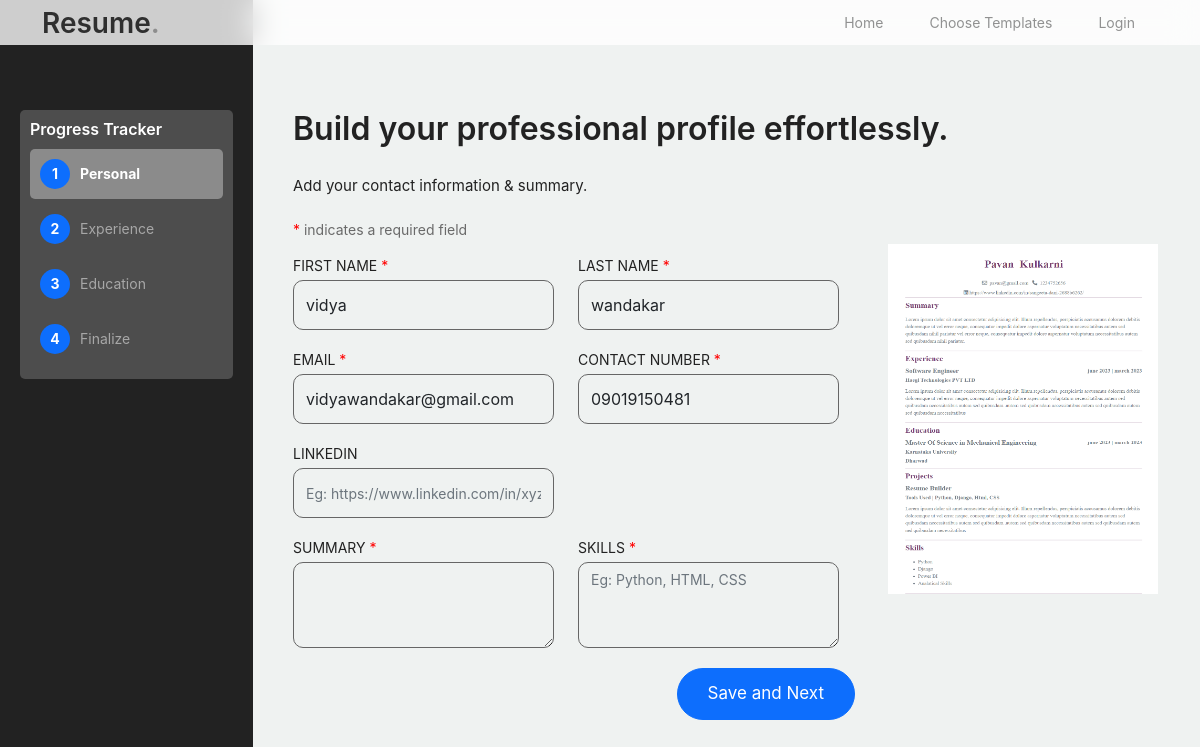
/extracted_personal_info/2 (signed in), run on the app's committed database.
### resume_builder/models.py (models this page shows)
class NewUser(AbstractUser):
    contact_no = models.CharField(max_length=100, default='9999999999')

class TemplatesInfo(models.Model):
    template_image = models.ImageField(upload_to='uploaded_images/',default="profile")
    view_name = models.CharField(max_length=300,default='none')
    id_name=models.CharField(max_length=300,default='none')

### resume_builder/views.py (the view, shortened to what this page needs)
# urls.py: path('extracted_personal_info/<int:id>',views.extracted_personal_info,name="extracted_personal_info"),
def extracted_personal_info(request, id):
    temp_image = TemplatesInfo.objects.get(id=id)
    print(temp_image.template_image)
    t_image = temp_image.template_image
    user_id=request.user.id
    details=NewUser.objects.filter(id=user_id).first()
    ex_details=Extracted_ResumeDetails.objects.filter(user_id_id=user_id).order_by('-id').first()
    context = {
        't_image':t_image,'details':details,'ex_details':ex_details
    }
    return render(request,'extracted_personal_info.html',context)

### resume_builder/templates/extracted_personal_info.html (shortened to what this page needs)
<!doctype html>
<html lang="en">
<head>
		<link href="/static/home_assets/css/bootstrap.min.css" rel="stylesheet">
		<link href="https://cdnjs.cloudflare.com/ajax/libs/font-awesome/6.0.0-beta3/css/all.min.css" rel="stylesheet">
		<link href="/static/home_assets/css/tiny-slider.css" rel="stylesheet">
		<link href="/static/home_assets/css/style.css" rel="stylesheet">
	</head>
	<body>
		<nav class="custom-navbar navbar navbar-expand-md navbar-dark bg-dark fixed-top" aria-label="Furni navigation bar">
			<div class="container">
				<a class="navbar-brand" href="index.html">Resume<span>.</span></a>
				<div class="collapse navbar-collapse" id="navbarsFurni">
					<ul class="custom-navbar-nav navbar-nav ms-auto mb-2 mb-md-0">
						<li class="nav-item">
							<a class="nav-link" href="index.html">Home</a>
						</li>
						<li><a class="nav-link" href="shop.html">Choose Templates</a></li>
						<li><a class="nav-link" href="about.html">Login</a></li>
					</ul>
				</div>
			</div>
		</nav>
<div class="hero1">
		<div class="container1">
			<div class="sidebar" id="sidebar">
				<div class="tracking-system">
					<h3>Progress Tracker</h3>
					<ul class="tracking-steps">
						<li class="step active">
							<div class="step-number">1</div>
							Personal
						</li>
						<li class="step">
							<div class="step-number">2</div>
							Experience
						</li>
						<li class="step">
							<div class="step-number">3</div>
							Education
						</li>
						<li class="step">
							<div class="step-number">4</div>
							Finalize
						</li>
					</ul>
				</div>
			</div>
            <div class="main-content" id="main-content">
                <div style="margin-top: 70px;">
                    <h2 class="mb-4 section-title1" style="color: #222222;">Build your professional profile effortlessly.</h2>
                    <p style="font-size: 15px;color: #222222;">Add your contact information & summary.</p>
                    <span><span style="color: red;">*</span> indicates a required field</span>
                </div>
                <div class="row g-6">
                    <div class="col-lg-8">
                        <form method="post" class="row g-6" style="background-color: transparent;">
                            <div class="row g-6">
                                <div class="col-lg-6">
                                    <label style="color: #222222;">FIRST NAME <span style="color: red;">*</span></label>
                                    <input type="text" required name="first_name" class="form-control" placeholder="Eg: Vikas" value="{{details.username}}" style="background-color: transparent; border: 1px solid #666;">
                                </div>
                                <div class="col-lg-6">
                                    <label style="color: #222222;">LAST NAME <span style="color: red;">*</span></label>
                                    <input type="text" value="{{details.last_name}}" required name="last_name" class="form-control" placeholder="Eg: Kulkarni" style="background-color: transparent; border: 1px solid #666;">
                                </div>
                            </div>
                            <div class="row g-6">
                                <div class="col-lg-6">
                                    <label style="color: #222222;">EMAIL <span style="color: red;">*</span></label>
                                    <input type="email" required name="email" value="{{details.email}}" class="form-control" placeholder="Eg: xyz@gmail.com" style="background-color: transparent; border: 1px solid #666;">
                                </div>
                                <div class="col-lg-6">
                                    <label style="color: #222222;">CONTACT NUMBER <span style="color: red;">*</span></label>
                                    <input type="text" value="{{details.contact_no}}" required name="contact_no" class="form-control" placeholder="Eg: 1234567898" style="background-color: transparent; border: 1px solid #666;">
                                </div>
                            </div>
                            <div class="row g-6">
                                <div class="col-lg-6">
                                    <label style="color: #222222;">LINKEDIN</label>
                                    <input type="text" class="form-control" name="linkedin" placeholder="Eg: https://www.linkedin.com/in/xyz-4a78b6465" style="background-color: transparent; border: 1px solid #666;">
                                </div>
                            </div>
                            <div class="row g-6">
                                <div class="col-lg-6">
                                    <label style="color: #222222;">SUMMARY <span style="color: red;">*</span></label>
                                    <textarea class="form-control"  name="summary" required rows="3" style="background-color: transparent; border: 1px solid #666;">{{ex_details.summary}}</textarea>
                                </div>
                                <div class="col-lg-6">
                                    <label style="color: #222222;">SKILLS <span style="color: red;">*</span></label>
                                    <textarea class="form-control" name="skills" required rows="3" placeholder="Eg: Python, HTML, CSS" style="background-color: transparent; border: 1px solid #666;">{{ex_details.skills}}</textarea>
                                </div>
                            </div>
                            <div class="button-container" style="text-align: right; margin-top: 20px;">
                                <button type="submit" class="btn btn-primary me-2">Save and Next</button>
                            </div>
                        </form>
                    </div>
                    <div class="col-lg-4">
                        <div class="image-container" style="text-align: center;">
                            <img src="/{{t_image}}" alt="Your Image" height="350px" width="270px">
                        </div>
                    </div>
                </div>
            </div>
		</div>
		</div>
	</body>
</html>

### static/home_assets/css/style.css (style rules this page uses)
* { font-family: "SF Pro Text", "Myriad Set Pro", "SF Pro Icons", "Apple Legacy Chevron", "Helvetica Neue", "Helvetica", "Arial", sans-serif !important; }
body { overflow-x: hidden; position: relative; }
body { font-family: "Inter", sans-serif; font-weight: 400; line-height: 28px; color: #6a6a6a; font-size: 14px; background-color: #eff2f1; }
a { text-decoration: none; -webkit-transition: .3s all ease; -o-transition: .3s all ease; transition: .3s all ease; color: #2f2f2f; text-decoration: underline; }
.custom-navbar { background: #3b5d50 !important; padding-top: 20px; padding-bottom: 20px; }
.custom-navbar .navbar-brand { font-size: 28px; color: #2f2f2f; font-weight: 600; }
.custom-navbar .navbar-brand>span { opacity: .4; color: #2f2f2f; }
@media (min-width: 992px) { .custom-navbar .custom-navbar-nav li { margin-left: 15px; margin-right: 15px; } }
.custom-navbar .custom-navbar-nav li a { font-weight: 500; color: #ffffff !important; opacity: .5; -webkit-transition: .3s all ease; -o-transition: .3s all ease; transition: .3s all ease; position: relative; }
@media (min-width: 768px) { .custom-navbar .custom-navbar-nav li a:before { content: ""; position: absolute; bottom: 0; left: 8px; right: 8px; background: #f9bf29; height: 5px; opacity: 1; visibility: visible; width: 0; -webkit-transition: .15s all ease-out; -o-transition: .15s all ease-out; transition: .15s all ease-out; } }
.btn { font-weight: 400; font-size: 17px; padding: 12px 30px; border-radius: 30px; color: #ffffff; background: #2f2f2f; border-color: #2f2f2f; }
.btn.btn-primary { background: #3b5d50; border-color: #3b5d50; }
.btn.btn-primary { background-color: #0d6efd; border-color: #0d6efd }
.section-title1 { color: #e1e1e1; }
.form-control { height: 50px; border-radius: 10px; font-family: "Inter", sans-serif; }
textarea { height: auto !important; }

### resume_builder/templates/extracted_personal_info.html (style rules this page uses)
.custom-navbar { height: 45px; background-color: rgba(255, 255, 255, 0.779) !important; backdrop-filter: blur(15px); position: fixed; top: 0; width: 100%; z-index: 1000; }
.custom-navbar .navbar-nav .nav-link { line-height: 50px; }
.custom-navbar .navbar-brand, .custom-navbar .navbar-toggler { line-height: 50px; }
.container1 { display: flex; height: 100vh; }
.sidebar { min-width: 253px; height: 100%; padding: 20px; background-color: #222222; color: white; box-sizing: border-box; overflow-y: auto; transition: width 0.3s; }
.main-content { flex-grow: 1; padding: 40px; height: 100%; box-sizing: border-box; overflow-y: auto; }
.tracking-system { margin-top: 90px; padding: 10px; background-color: #4d4d4d; border-radius: 5px; }
.tracking-system h3 { color: #fff; font-size: 16px; margin-bottom: 10px; }
.tracking-steps { list-style: none; padding: 0; margin: 0; display: flex; flex-direction: column; }
.step { padding: 10px; margin-bottom: 5px; color: #a7a7a7; cursor: pointer; border-radius: 5px; transition: background-color 0.3s, color 0.3s; display: flex; align-items: center; position: relative; }
.step.active { background-color: #8b8b8b; color: #fff; font-weight: bold; }
.step-number { background-color: #0d6efd; color: #fff; border-radius: 50%; padding: 10px; width: 30px; height: 30px; display: flex; justify-content: center; align-items: center; margin-right: 10px; font-weight: bold; font-size: 14px; }
.tracking-steps .step:not(:last-child)::after { content: ''; height: 40px; border-left: 2px solid #555; display: block; position: absolute; top: calc(50% + 15px); left: 15px; z-index: -1; }
.tracking-steps .step:not(:last-child)::after { content: '▼'; font-size: 12px; color: #fff; display: block; position: absolute; bottom: -10px; left: calc(50% - 6px); }

### data on the page
NewUser: first_name "vidya", last_name "wandakar", email "vidyawandakar@gmail.com", contact_no "09019150481"
TemplatesInfo: template_image (picture)
